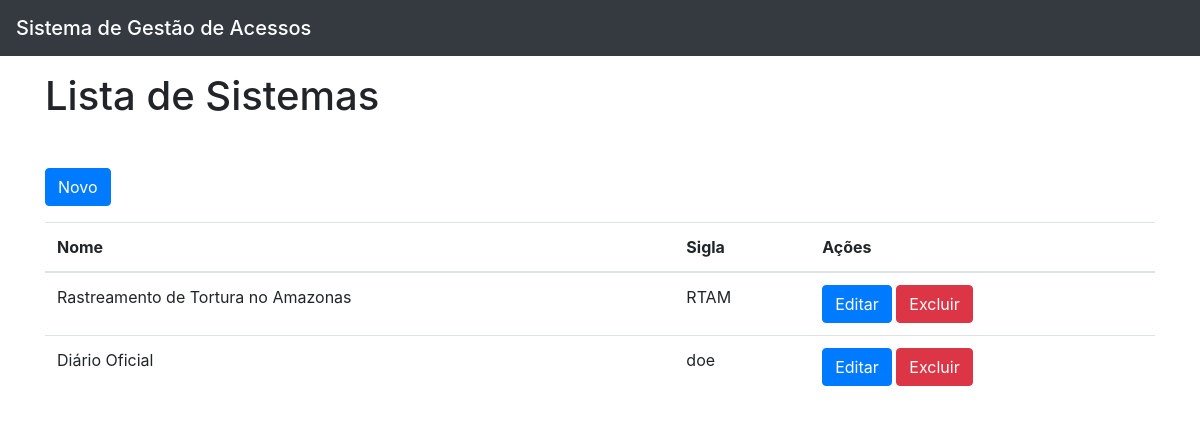
/gestao-acesso/sistemas/, run on an earlier commit of the app's database.
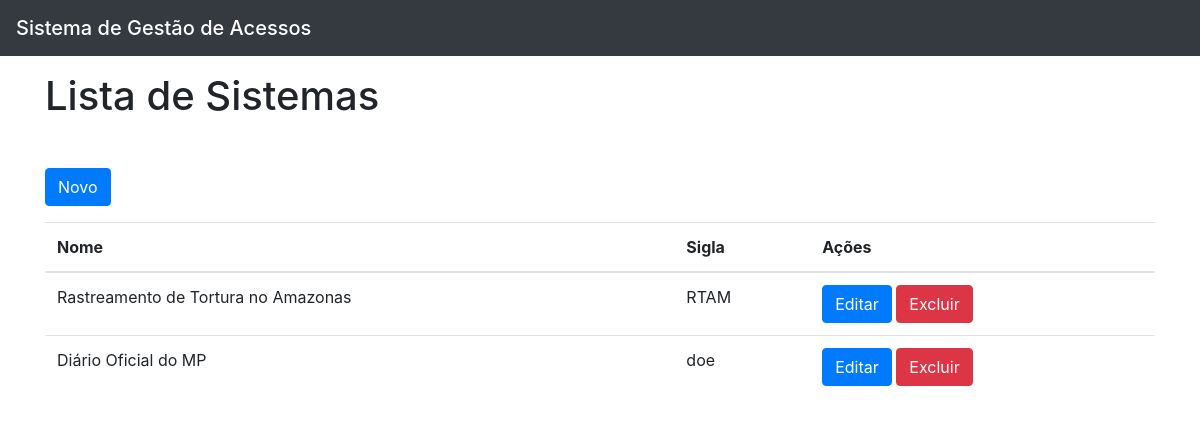
And on a later commit of the database.
### gestao_acesso/models.py (models this page shows, shortened)
class Sistema(models.Model):
    nome = models.CharField(max_length=250)
    sigla = models.CharField(max_length=10)

### gestao_acesso/views/sistemas.py (the view)
# urls.py: path('', sistemas.SistemaListView.as_view(), name='index'),
class SistemaListView(ListView):
    model = Sistema
    template_name = "sistemas/index.html"
    context_object_name = 'sistemas'
    def get_context_data(self, **kwargs):
        context = super().get_context_data(**kwargs)
        context["titulo"] = 'Lista de Sistemas'
        return context

### gestao_acesso/templates/sistemas/index.html
{% extends 'basic/basic.html' %}
{% block body %}
<div class="container">
    <h1 class="mt-3 mb-5"> {{ titulo  }}</h1>
    <a href="{% url 'gestao_acesso:sistemas:create' %}" class="btn btn-primary mb-3">Novo</a>
    {% if sistemas %}
        <table class="table table-hover">
            <thead>
                <tr>
                    <th>Nome</th>
                    <th>Sigla</th>
                    <th>Ações</th>
                </tr>
            </thead>
            <tbody>
                {% for sistema in sistemas %}
                    <tr>
                        <td>{{ sistema.nome }}</td>
                        <td>{{ sistema.sigla }}</td>
                        <td>
                            <a href="{% url 'gestao_acesso:sistemas:update' sistema.id %}" class="btn btn-primary">Editar</a>
                            <a href="{% url 'gestao_acesso:sistemas:delete' sistema.id %}" class="btn btn-danger">Excluir</a>
                        </td>
                    </tr>
                {% endfor %}
            </tbody>
        </table>
    {% else %}
        Não há sistemas cadastrados
    {% endif %}
</div>
{% endblock body %}

What changed in the data, as far as the page shows it:
changed Sistema "doe": nome "Diário Oficial" → "Diário Oficial do MP"
